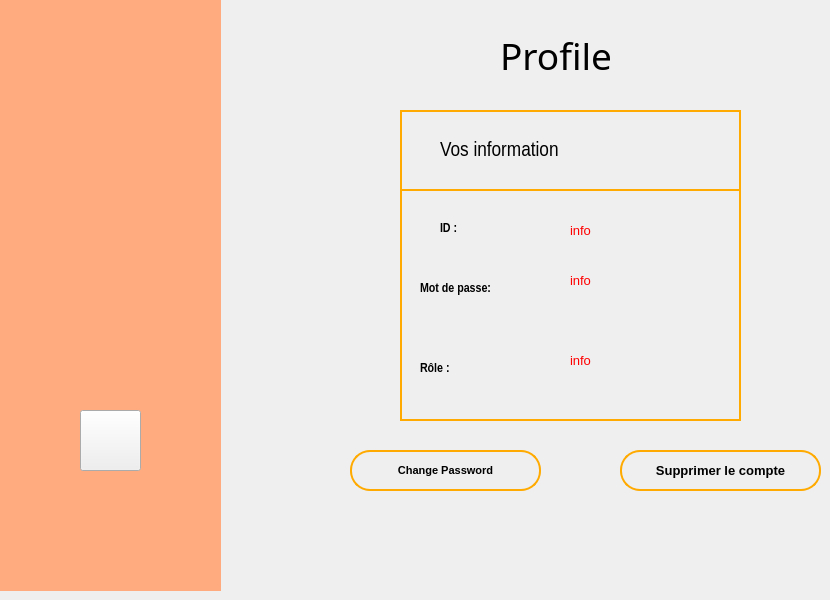
    <widget class="QWidget" name="page_3">
     <widget class="QWidget" name="widget_5" native="true">
      <property name="geometry">
       <rect>
        <x>0</x>
        <y>0</y>
        <width>221</width>
        <height>591</height>
       </rect>
      </property>
      <property name="styleSheet">
       <string notr="true">#widget_5
{
background:rgb(255, 170, 127);
}</string>
      </property>
      <widget class="QPushButton" name="logOutButton">
       <property name="geometry">
        <rect>
         <x>80</x>
         <y>410</y>
         <width>61</width>
         <height>61</height>
        </rect>
       </property>
       <property name="styleSheet">
        <string notr="true">#logOutButton
{
	border-image:url(:/images/images/signOut.png);
}

#logOutButton:hover
{
	border-image:url(:/images/images/signOutHover.png);
}	</string>
       </property>
       <property name="text">
        <string/>
       </property>
      </widget>
      <widget class="QWidget" name="widget_6" native="true">
       <property name="geometry">
        <rect>
         <x>10</x>
         <y>10</y>
         <width>201</width>
         <height>211</height>
        </rect>
       </property>
       <property name="styleSheet">
        <string notr="true">background-image:url(:/images/images/pie.png);</string>
       </property>
      </widget>
     </widget>
     <widget class="QFrame" name="frame">
      <property name="geometry">
       <rect>
        <x>400</x>
        <y>110</y>
        <width>341</width>
        <height>311</height>
       </rect>
      </property>
      <property name="styleSheet">
       <string notr="true">#frame
{
border:2px solid rgb(255, 170, 0);
}</string>
      </property>
      <property name="frameShape">
       <enum>QFrame::StyledPanel</enum>
      </property>
      <property name="frameShadow">
       <enum>QFrame::Raised</enum>
      </property>
      <widget class="QFrame" name="frame_2">
       <property name="geometry">
        <rect>
         <x>0</x>
         <y>0</y>
         <width>431</width>
         <height>81</height>
        </rect>
       </property>
       <property name="styleSheet">
        <string notr="true">#frame_2
{
border:2px solid rgb(255, 170, 0);
}</string>
       </property>
       <property name="frameShape">
        <enum>QFrame::StyledPanel</enum>
       </property>
       <property name="frameShadow">
        <enum>QFrame::Raised</enum>
       </property>
       <widget class="QLabel" name="label_61">
        <property name="geometry">
         <rect>
          <x>40</x>
          <y>10</y>
          <width>371</width>
          <height>61</height>
         </rect>
        </property>
        <property name="font">
         <font>
          <family>Arial Narrow</family>
          <pointsize>16</pointsize>
         </font>
        </property>
        <property name="text">
         <string>Vos information</string>
        </property>
       </widget>
      </widget>
      <widget class="QLabel" name="label_3">
       <property name="geometry">
        <rect>
         <x>40</x>
         <y>110</y>
         <width>55</width>
         <height>16</height>
        </rect>
       </property>
       <property name="font">
        <font>
         <family>Arial Narrow</family>
         <pointsize>10</pointsize>
         <weight>75</weight>
         <bold>true</bold>
        </font>
       </property>
       <property name="text">
        <string>ID :</string>
       </property>
      </widget>
      <widget class="QLabel" name="label_4">
       <property name="geometry">
        <rect>
         <x>20</x>
         <y>170</y>
         <width>111</width>
         <height>16</height>
        </rect>
       </property>
       <property name="font">
        <font>
         <family>Arial Narrow</family>
         <pointsize>10</pointsize>
         <weight>75</weight>
         <bold>true</bold>
        </font>
       </property>
       <property name="text">
        <string>Mot de passe:</string>
       </property>
      </widget>
      <widget class="QLabel" name="label_5">
       <property name="geometry">
        <rect>
         <x>20</x>
         <y>250</y>
         <width>55</width>
         <height>16</height>
        </rect>
       </property>
       <property name="font">
        <font>
         <family>Arial Narrow</family>
         <pointsize>10</pointsize>
         <weight>75</weight>
         <bold>true</bold>
        </font>
       </property>
       <property name="text">
        <string>Rôle :</string>
       </property>
      </widget>
      <widget class="QLabel" name="viewID">
       <property name="geometry">
        <rect>
         <x>170</x>
         <y>110</y>
         <width>101</width>
         <height>21</height>
        </rect>
       </property>
       <property name="styleSheet">
        <string notr="true">color: rgb(255, 170, 0);
color: rgb(255, 0, 0);</string>
       </property>
       <property name="text">
        <string>&lt;html&gt;&lt;head/&gt;&lt;body&gt;&lt;p&gt;&lt;span style=&quot; font-size:10pt;&quot;&gt;info&lt;/span&gt;&lt;/p&gt;&lt;/body&gt;&lt;/html&gt;</string>
       </property>
      </widget>
      <widget class="QLabel" name="viewPassword">
       <property name="geometry">
        <rect>
         <x>170</x>
         <y>160</y>
         <width>101</width>
         <height>21</height>
        </rect>
       </property>
       <property name="styleSheet">
        <string notr="true">color: rgb(255, 170, 0);
color: rgb(255, 0, 0);</string>
       </property>
       <property name="text">
        <string>&lt;html&gt;&lt;head/&gt;&lt;body&gt;&lt;p&gt;&lt;span style=&quot; font-size:10pt;&quot;&gt;info&lt;/span&gt;&lt;/p&gt;&lt;/body&gt;&lt;/html&gt;</string>
       </property>
      </widget>
      <widget class="QLabel" name="viewJobTitle">
       <property name="geometry">
        <rect>
         <x>170</x>
         <y>240</y>
         <width>161</width>
         <height>21</height>
        </rect>
       </property>
       <property name="styleSheet">
        <string notr="true">color: rgb(255, 170, 0);
color: rgb(255, 0, 0);</string>
       </property>
       <property name="text">
        <string>&lt;html&gt;&lt;head/&gt;&lt;body&gt;&lt;p&gt;&lt;span style=&quot; font-size:10pt;&quot;&gt;info&lt;/span&gt;&lt;/p&gt;&lt;/body&gt;&lt;/html&gt;</string>
       </property>
      </widget>
     </widget>
     <widget class="QLabel" name="label_16">
      <property name="geometry">
       <rect>
        <x>500</x>
        <y>20</y>
        <width>181</width>
        <height>71</height>
       </rect>
      </property>
      <property name="font">
       <font>
        <family>Arial Rounded MT Bold</family>
        <pointsize>28</pointsize>
       </font>
      </property>
      <property name="text">
       <string>Profile</string>
      </property>
     </widget>
     <widget class="QPushButton" name="deleteAccountButton">
      <property name="geometry">
       <rect>
        <x>620</x>
        <y>450</y>
        <width>201</width>
        <height>41</height>
       </rect>
      </property>
      <property name="font">
       <font>
        <family>Arial</family>
        <pointsize>10</pointsize>
        <weight>75</weight>
        <bold>true</bold>
       </font>
      </property>
      <property name="styleSheet">
       <string notr="true">#deleteAccountButton
{
	border-radius:20px;
	background:transparent;
	border:2px solid rgb(255, 170, 0);
	
}

#deleteAccountButton:hover
{
	background:rgb(255, 170, 0);
}
</string>
      </property>
      <property name="text">
       <string>Supprimer le compte</string>
      </property>
     </widget>
     <widget class="QPushButton" name="changeInformationButton">
      <property name="geometry">
       <rect>
        <x>350</x>
        <y>450</y>
        <width>191</width>
        <height>41</height>
       </rect>
      </property>
      <property name="font">
       <font>
        <family>Arial</family>
        <pointsize>8</pointsize>
        <weight>75</weight>
        <bold>true</bold>
       </font>
      </property>
      <property name="styleSheet">
       <string notr="true">#changeInformationButton
{	
    border-radius:20px;
	background:transparent;
	border:2px solid rgb(255, 170, 0);
	
}

#changeInformationButton:hover
{
  background:rgb(255, 170, 0);
}
</string>
      </property>
      <property name="text">
       <string>Change Password</string>
      </property>
     </widget>
    </widget>
